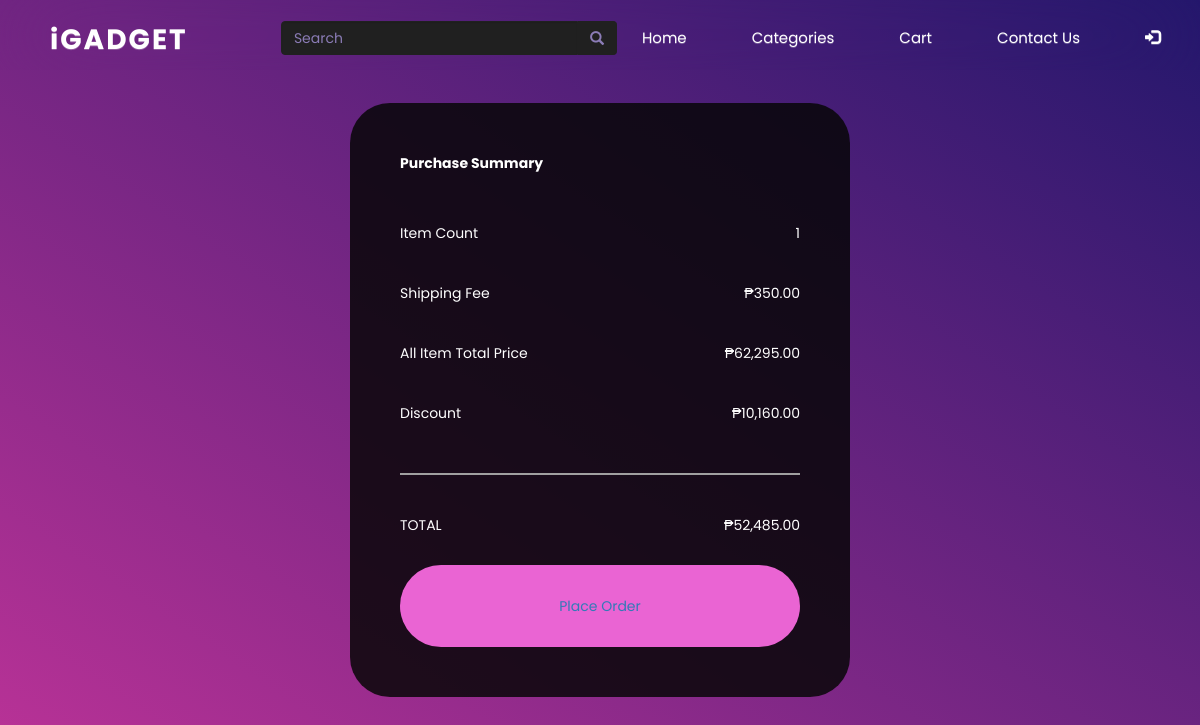
The app's page /checkout-single.php?id=1 with its own data.
### tables this page shows
CREATE TABLE IF NOT EXISTS `prodtable` (
  `id` int NOT NULL AUTO_INCREMENT,
  `prodname` varchar(1000) NOT NULL DEFAULT '0',
  `proddesc` varchar(1000) NOT NULL DEFAULT '0',
  `price` double NOT NULL DEFAULT '0',
  `image` varchar(1000) NOT NULL DEFAULT '0',
  `category` varchar(1000) NOT NULL DEFAULT '0',
  PRIMARY KEY (`id`) USING BTREE
);

### checkout-single.php (the view, shortened to what this page needs)
<!DOCTYPE html>
<html lang="en">
<head>
    <link rel="stylesheet" href="https://cdn.jsdelivr.net/npm/bootstrap@3.3.7/dist/css/bootstrap.min.css">
    <link rel="stylesheet" href="https://cdn.jsdelivr.net/npm/bootstrap@3.3.7/dist/css/bootstrap-theme.min.css">
    <link rel="stylesheet" href="css/navbar.css">
    <link rel="stylesheet" href="css/checkout.css">
    <link rel="stylesheet" href="https://cdnjs.cloudflare.com/ajax/libs/animate.css/4.1.1/animate.min.css"/>
</head>
<body>
    <nav class="navbar navbar-fixed-top">
        <div class="container-fluid">
            <div class="navbar-header">
                <a class="navbar-brand" href="#">iGADGET</a>
            </div>
            <div class="collapse navbar-collapse" id="mynavbar">
            <ul class="nav navbar-nav navbar-right">
                <li><a href="index.php">Home</a></li>
                <li><a href="category.php">Categories</a></li>
                <li><a href="cart.php">Cart</a></li>
                <li><a href="contact.php">Contact Us</a></li>
                <li><a href="admin/index.php"><span class="glyphicon glyphicon-log-in"></span></a></li>
                </ul>
                <div class="nav navbar-nav form-inline navbar-right">
                    <div class="input-group">
                        <input type="text" class="form-control" placeholder="Search">
                        <span class="input-group-addon"><i class="glyphicon glyphicon-search"></i></span>
                    </div>
                </div>
            </div>
        </div>
    </nav>
    <div class="center-div animate__animated animate__fadeInUp" style="animation-delay: 0.2s;">
        <?php
            getTableById($_GET['id']);
        ?>
    </div>
</body>
</html>
<?php
function getTableById($recno) {
    include("admin/includes/sqlconnection.php");
    $sql = "SELECT * FROM prodtable WHERE id='$recno'";
    $result = $conn->query($sql);
    function getRandDiscount($number) {
        return rand(1, $number);
    }
    if ($result->num_rows > 0) {
        while ($row = $result->fetch_assoc()) {
            $shippingFee = 350.00;
            $discount = getRandDiscount(0.3 * $row['price']);
            $totalPrice = ($row['price'] + $shippingFee - $discount);
            echo "
                <p style='font-weight: bolder;'>Purchase Summary</p>
                <div class='summary'>
                    <div class='row details'>
                        <div class='col-xs-6'>
                            <p style='margin: 0;'>Item Count</p>
                        </div>
                        <div class='col-xs-6 text-right'>
                            <p style='margin: 0;'>1</p>
                        </div>
                    </div>
                    <div class='row details'>
                        <div class='col-xs-6'>
                            <p style='margin: 0;'>Shipping Fee</p>
                        </div>
                        <div class='col-xs-6 text-right'>
                            <p style='margin: 0;'>₱" . number_format($shippingFee, 2) . "</p>
                        </div>
                    </div>
                    <div class='row details'>
                        <div class='col-xs-6'>
                            <p style='margin: 0;'>All Item Total Price</p>
                        </div>
                        <div class='col-xs-6 text-right'>
                            <p style='margin: 0;'>₱" . number_format($row['price'], 2) . "</p>
                        </div>
                    </div>
                    <div class='row details'>
                        <div class='col-xs-6'>
                            <p style='margin: 0;'>Discount</p>
                        </div>
                        <div class='col-xs-6 text-right'>
                            <p style='margin: 0;'>₱" . number_format($discount, 2) . "</p>
                        </div>
                    </div>
                </div>
                <div class='row details'>
                    <div class='col-xs-6'>
                        <p style='margin: 0;'>TOTAL</p>
                    </div>
                    <div class='col-xs-6 text-right'>
                        <p style='margin: 0;'>₱" . number_format($totalPrice, 2) . "</p>
                    </div>
                </div>
                <div class='row' style='margin-top: 30px;'>
                    <div class='col-md-12 text-center'>
                        <a class='btn checkout' href='ty.php'>Place Order</a>
                    </div>
                </div>
            ";
        }
    } else {
        echo "<p>No product found.</p>";
    }
}
?>

### css/navbar.css (style rules this page uses)
html { scroll-behavior: smooth; }
body { overflow-x: hidden; color: white; background-image: linear-gradient(to bottom left, #23176c, #be3398); font-family: 'Poppins', sans-serif; height: auto; min-height: 100vh; }
.navbar { min-height: 70px; background-color: transparent; backdrop-filter: blur(50px); }
.form-inline { margin-top: 21px; }
.form-control { background-color: #202020; color: white; border-color: #202020; }
.form-control::placeholder { color: #8b7cb6; }
.input-group-addon { background-color: #202020; border-color: #202020; }
.glyphicon-search { color: #8b7cb6; }
.navbar-brand { color: white; margin-top: 15px; margin-right: 20px; font-size: 30px; padding-left: 50px; font-weight: 700; font-size: 2em; letter-spacing: 2px; }
#mynavbar ul li a { color: white; font-size: 15px; margin-top: 18px; margin-right: 20px; margin-left: 5px; padding: 10px 20px; }

### css/checkout.css (style rules this page uses)
html { height: auto; margin: 0; padding: 0; }
body { display: flex; justify-content: center; align-items: center; overflow-x: hidden; color: white; background-image: linear-gradient(to bottom left, #23176c, #be3398); font-family: 'Poppins', sans-serif; height: auto; min-height: 100vh; }
.center-div { min-height: 70%; max-width: 80%; width: 500px; margin-top: 100px; margin-bottom: 100px; background-color: rgba(7, 7, 7, 0.842); border-radius: 40px; padding: 50px; }
.summary { margin-top: 50px; padding-bottom: 50px; border-bottom: 2px solid #a0a0a0; }
.details { margin-top: 40px; }
.checkout { background-color: #EA64D3; width: 100%; border-radius: 50px; padding: 30px; }

### records on screen
prodtable: shippingFee "350.00", price "62,295.00", price "10,160.00", price "52,485.00"
